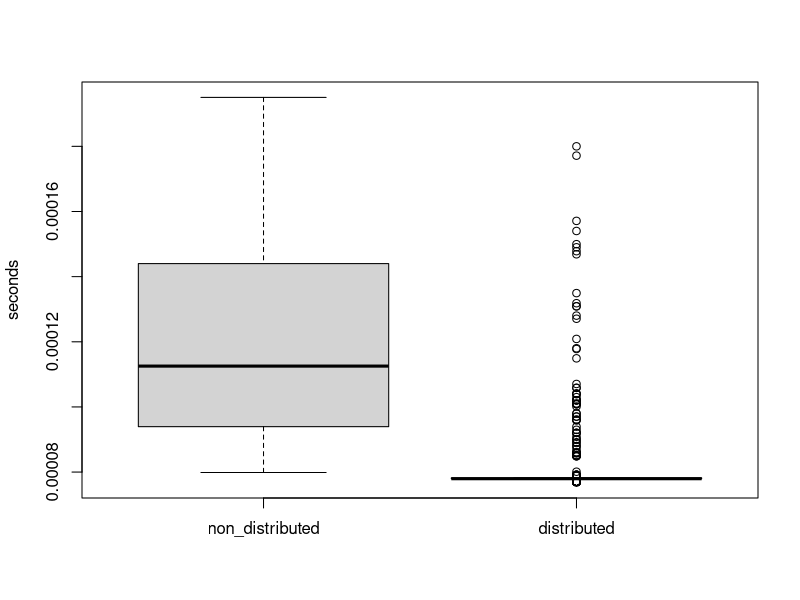

R code for this plot:
setwd("~/git/ParallelProgrammingReports/topic_4/physical_data_distri")
data_non<-read.csv("non_distr.txt", header=FALSE)
data_distr<-read.csv("distr.txt", header=FALSE)
data<-data.frame(data_non, data_distr)
colnames(data)<-c("non_distributed","distributed")
boxplot(data, ylab="seconds")